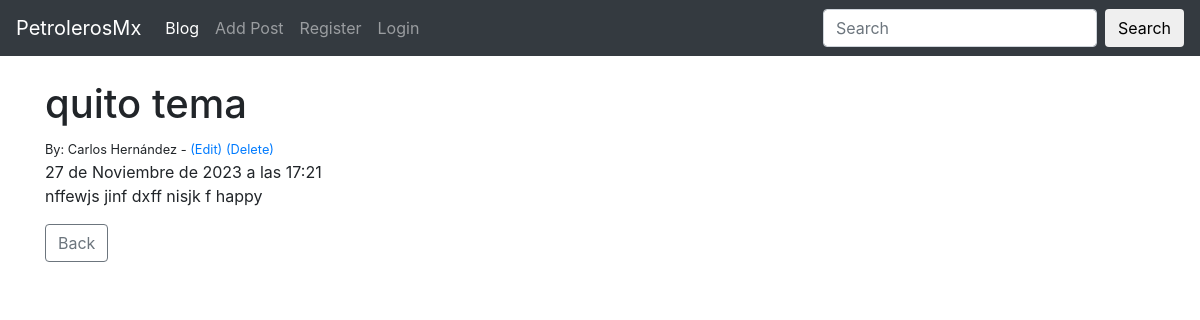
The app's page /article/13 with its own data.
### theblog/models.py (models this page shows, shortened)
class Post(models.Model):
    title = models.CharField(max_length=255)
    title_tag = models.CharField(max_length=100, default='Este es un post')
    author = models.ForeignKey(User, on_delete=models.CASCADE)
    body = models.TextField()
    post_date = models.DateTimeField(auto_now_add=True)
    class Meta:
        ordering = ['-post_date']

### theblog/views.py (the view)
# urls.py: path('article/<int:pk>', ArticleDetailView.as_view(), name='article-detail'),
class ArticleDetailView(DetailView):
    model = Post
    template_name = 'article_details.html'

### theblog/templates/article_details.html (shortened to what this page needs)
<!DOCTYPE html>
<html lang="en">
<head>
</head>
<body>
    {% extends 'base.html' %}
    {% block content%}
    <h1>{{ post.title }}</h1>
    <small>By: {{ post.author.first_name}} {{ post.author.last_name}} -
        <a href="{% url 'update_post' post.pk %}">(Edit)</a>
        <a href="{% url 'delete_post' post.pk %}">(Delete)</a>
    </small>
    <br>
    {{ post.post_date}}
    <br>
    <p>{{ post.body }}</p>
    <a href="{% url 'index' %}">
        <button type="button" class="btn btn-outline-secondary">Back</button>
    </a>
    {% endblock %}

### records on screen
Post: title "quito tema", author.first_name "Carlos", author.last_name "Hernández", post_date "27 de Noviembre de 2023 a las 17:21", body "nffewjs jinf dxff nisjk f happy"
